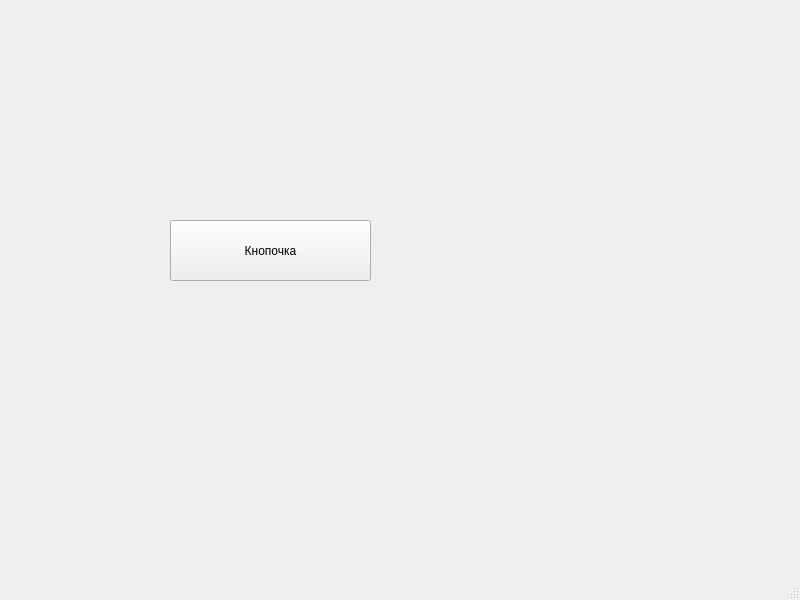
<?xml version="1.0" encoding="UTF-8"?>
<ui version="4.0">
 <class>MainWindow</class>
 <widget class="QMainWindow" name="MainWindow">
  <property name="geometry">
   <rect>
    <x>0</x>
    <y>0</y>
    <width>800</width>
    <height>600</height>
   </rect>
  </property>
  <property name="windowTitle">
   <string>MainWindow</string>
  </property>
  <widget class="QWidget" name="centralwidget">
   <widget class="QPushButton" name="pushButton">
    <property name="geometry">
     <rect>
      <x>170</x>
      <y>220</y>
      <width>201</width>
      <height>61</height>
     </rect>
    </property>
    <property name="text">
     <string>Кнопочка</string>
    </property>
   </widget>
  </widget>
  <widget class="QMenuBar" name="menubar">
   <property name="geometry">
    <rect>
     <x>0</x>
     <y>0</y>
     <width>800</width>
     <height>25</height>
    </rect>
   </property>
  </widget>
  <widget class="QStatusBar" name="statusbar"/>
 </widget>
 <resources/>
 <connections/>
</ui>
